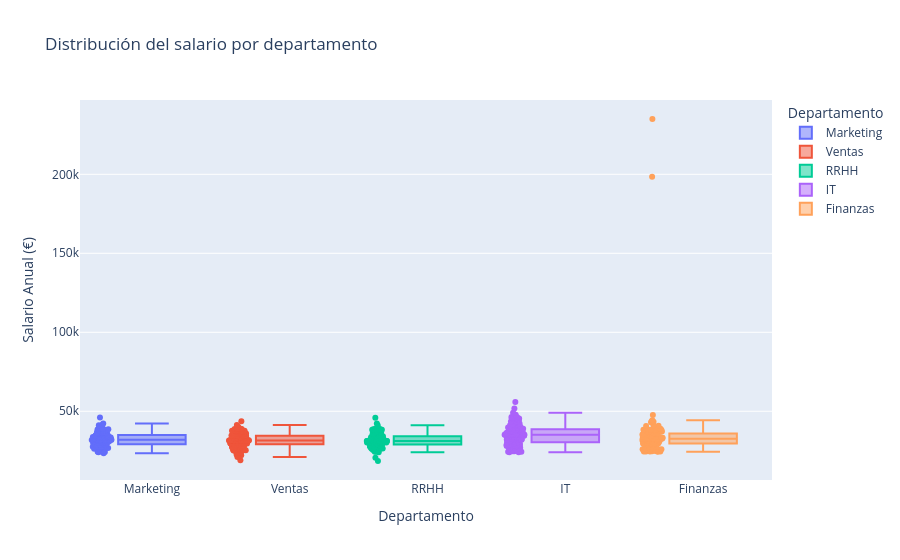

Notebook cell for this chart:
### Markdown cell above
### 8.grafico interactivo con plotly

como ya sabeis con plotly podemos crear el mismo tipo de graficos pero interactivos

### Code cell
fig = px.box(
    df,
    x="departamento",
    y="salario_anual",
    color='departamento',
    points="all",
    title="Distribución del salario por departamento",
    labels={'departamento': 'Departamento', 'salario_anual': 'Salario Anual (€)'}
)

fig.show()

### Figure 1 — Plotly figure (JSON) as saved in the notebook; plotly's stock layout.template omitted (floating-point values rounded to 4 significant figures; data arrays with more than 128 entries replaced by an {"elided": "..."} marker saying what was removed)
{"data": [{"alignmentgroup": "True", "boxpoints": "all", "hovertemplate": "Departamento=%{x}<br>Salario Anual (€)=%{y}<extra></extra>", "legendgroup": "Marketing", "marker": {"color": "#636efa"}, "name": "Marketing", "notched": false, "offsetgroup": "Marketing", "orientation": "v", "showlegend": true, "type": "box", "x": {"elided": "146 str values"}, "x0": " ", "xaxis": "x", "y": {"elided": "146 float values"}, "y0": " ", "yaxis": "y"}, {"alignmentgroup": "True", "boxpoints": "all", "hovertemplate": "Departamento=%{x}<br>Salario Anual (€)=%{y}<extra></extra>", "legendgroup": "Ventas", "marker": {"color": "#EF553B"}, "name": "Ventas", "notched": false, "offsetgroup": "Ventas", "orientation": "v", "showlegend": true, "type": "box", "x": {"elided": "183 str values"}, "x0": " ", "xaxis": "x", "y": {"elided": "183 float values"}, "y0": " ", "yaxis": "y"}, {"alignmentgroup": "True", "boxpoints": "all", "hovertemplate": "Departamento=%{x}<br>Salario Anual (€)=%{y}<extra></extra>", "legendgroup": "RRHH", "marker": {"color": "#00cc96"}, "name": "RRHH", "notched": false, "offsetgroup": "RRHH", "orientation": "v", "showlegend": true, "type": "box", "x": {"elided": "149 str values"}, "x0": " ", "xaxis": "x", "y": {"elided": "149 float values"}, "y0": " ", "yaxis": "y"}, {"alignmentgroup": "True", "boxpoints": "all", "hovertemplate": "Departamento=%{x}<br>Salario Anual (€)=%{y}<extra></extra>", "legendgroup": "IT", "marker": {"color": "#ab63fa"}, "name": "IT", "notched": false, "offsetgroup": "IT", "orientation": "v", "showlegend": true, "type": "box", "x": {"elided": "174 str values"}, "x0": " ", "xaxis": "x", "y": {"elided": "174 float values"}, "y0": " ", "yaxis": "y"}, {"alignmentgroup": "True", "boxpoints": "all", "hovertemplate": "Departamento=%{x}<br>Salario Anual (€)=%{y}<extra></extra>", "legendgroup": "Finanzas", "marker": {"color": "#FFA15A"}, "name": "Finanzas", "notched": false, "offsetgroup": "Finanzas", "orientation": "v", "showlegend": true, "type": "box", "x": ["Finanzas", "Finanzas", "Finanzas", "Finanzas", "Finanzas", "Finanzas", "Finanzas", "Finanzas", "Finanzas", "Finanzas", "Finanzas", "Finanzas", "Finanzas", "Finanzas", "Finanzas", "Finanzas", "Finanzas", "Finanzas", "Finanzas", "Finanzas", "Finanzas", "Finanzas", "Finanzas", "Finanzas", "Finanzas", "Finanzas", "Finanzas", "Finanzas", "Finanzas", "Finanzas", "Finanzas", "Finanzas", "Finanzas", "Finanzas", "Finanzas", "Finanzas", "Finanzas", "Finanzas", "Finanzas", "Finanzas", "Finanzas", "Finanzas", "Finanzas", "Finanzas", "Finanzas", "Finanzas", "Finanzas", "Finanzas", "Finanzas", "Finanzas", "Finanzas", "Finanzas", "Finanzas", "Finanzas", "Finanzas", "Finanzas", "Finanzas", "Finanzas", "Finanzas", "Finanzas", "Finanzas", "Finanzas", "Finanzas", "Finanzas", "Finanzas", "Finanzas", "Finanzas", "Finanzas", "Finanzas", "Finanzas", "Finanzas", "Finanzas", "Finanzas", "Finanzas", "Finanzas", "Finanzas", "Finanzas", "Finanzas", "Finanzas", "Finanzas", "Finanzas", "Finanzas", "Finanzas", "Finanzas", "Finanzas", "Finanzas", "Finanzas", "Finanzas", "Finanzas", "Finanzas", "Finanzas", "Finanzas", "Finanzas", "Finanzas", "Finanzas", "Finanzas", "Finanzas", "Finanzas", "Finanzas", "Finanzas", "Finanzas", "Finanzas", "Finanzas", "Finanzas", "Finanzas", "Finanzas", "Finanzas", "Finanzas", "Finanzas", "Finanzas", "Finanzas", "Finanzas", "Finanzas", "Finanzas", "Finanzas", "Finanzas", "Finanzas", "Finanzas"], "x0": " ", "xaxis": "x", "y": [29380.0, 35330.0, 31560.0, 47570.0, 25820.0, 36090.0, 29850.0, 235000.0, 32800.0, 31480.0, 43650.0, 40660.0, 198500.0, 35720.0, 31270.0, 40900.0, 24680.0, 31670.0, 33070.0, 43010.0, 44260.0, 37150.0, 41200.0, 32590.0, 32250.0, 43580.0, 40280.0, 38080.0, 32590.0, 29140.0, 35040.0, 30310.0, 39260.0, 43350.0, 29370.0, 38150.0, 38770.0, 27480.0, 32090.0, 33730.0, 25640.0, 34160.0, 32590.0, 32590.0, 32590.0, 29030.0, 26850.0, 30980.0, 27190.0, 24550.0, 32590.0, 37680.0, 32620.0, 32590.0, 29780.0, 28860.0, 32590.0, 32590.0, 33260.0, 31180.0, 33270.0, 29810.0, 32830.0, 36570.0, 34150.0, 29530.0, 31790.0, 32590.0, 35460.0, 35240.0, 24680.0, 32590.0, 35870.0, 32760.0, 33670.0, 37310.0, 26020.0, 25660.0, 28590.0, 25960.0, 34620.0, 31530.0, 38120.0, 30120.0, 28780.0, 24490.0, 32530.0, 26260.0, 32590.0, 38260.0, 38980.0, 30230.0, 35910.0, 32550.0, 34300.0, 25320.0, 32590.0, 30780.0, 37210.0, 38360.0, 32590.0, 32590.0, 24560.0, 24520.0, 38630.0, 25960.0, 24870.0, 31030.0, 25480.0, 32590.0, 32590.0, 24330.0, 26560.0, 32590.0, 29460.0, 33370.0, 34630.0, 37860.0], "y0": " ", "yaxis": "y"}], "layout": {"boxmode": "overlay", "legend": {"title": {"text": "Departamento"}, "tracegroupgap": 0}, "title": {"text": "Distribución del salario por departamento"}, "xaxis": {"anchor": "y", "categoryarray": ["Marketing", "Ventas", "RRHH", "IT", "Finanzas"], "categoryorder": "array", "domain": [0, 1], "title": {"text": "Departamento"}}, "yaxis": {"anchor": "x", "domain": [0, 1], "title": {"text": "Salario Anual (€)"}}}}
